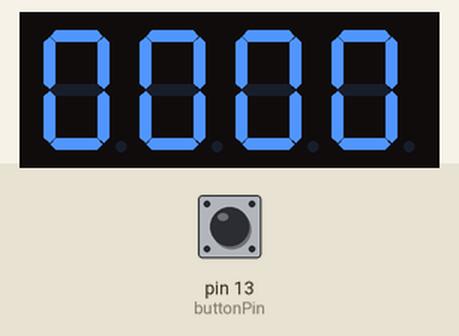
Bench run of a sketch on a simulated Arduino Uno, built with avr-gcc and run on an emulated ATmega328P. Shown: 4-digit seven-segment display. Wiring (inferred from the names in the program): 4-digit 7-segment display, segments lit when HIGH: segments pin 2, pin 3, pin 4, pin 5, pin 6, pin 7, pin 8; digit selects pin 9, pin 10, pin 11, pin 12. Inputs (shaded band) come from the test bench; at power-on: pin 13 (buttonPin) LOW. The segment pins are drawn as the display they are named for.

Above: at 1.2 s.
1.3 s: pin 13 (buttonPin) pulled HIGH for 0.15 s
At 2.7 s:
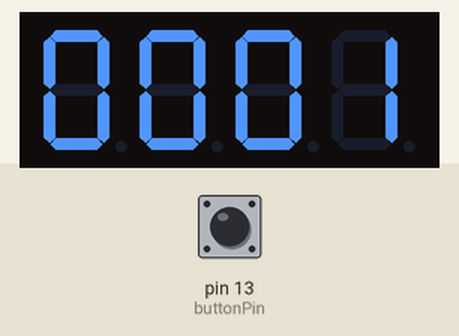
3.0 s: pin 13 (buttonPin) pulled HIGH for 1 s
At 5.0 s:
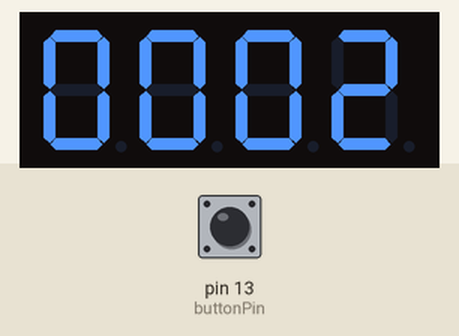
5.5 s: pin 13 (buttonPin) pulled HIGH for 0.15 s
At 6.1 s:
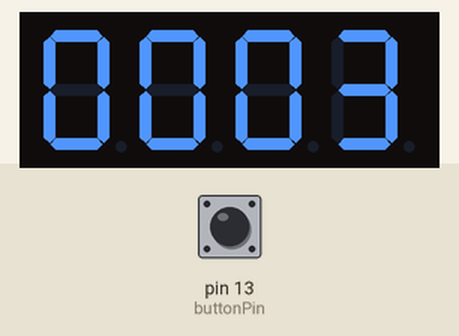
7.2 s: pin 13 (buttonPin) pulled HIGH for 1 s
At 9.4 s:
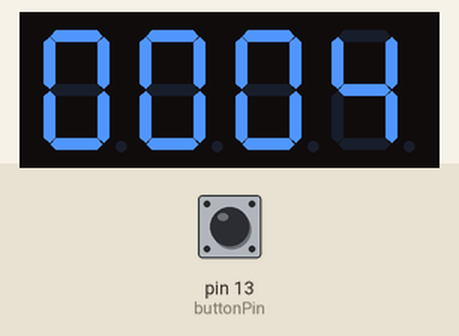
Timing chart, 0 to 10.7 s (numbered marks = the images above; inputs shaded):
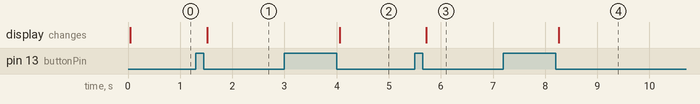

Measured:
- after the input at 1.3 s, the display: changes after 0.22 s (image 1)
- after the input at 3.0 s, the display: changes after 1.1 s (image 2)
- after the input at 5.5 s, the display: changes after 0.22 s (image 3)
- after the input at 7.2 s, the display: changes after 1.1 s (image 4)

The sketch:

sketch_oct25b.ino
```cpp
// Output pins 2-12 are used to drive the display
byte pinA = 2;       // Pin 11 on display
byte pinB = 3;       // Pin 7 on display
byte pinC = 4;       // Pin 4 on display
byte pinD = 5;       // Pin 2 on display
byte pinE = 6;       // Pin 1 on display
byte pinF= 7;        // Pin 10 on display
byte pinG = 8;       // Pin 5 on display
byte D1 = 9;         // Pin 12 on display
byte D2 = 10;        // Pin 9 on display
byte D3 = 11;        // Pin 8 on display
byte D4 = 12;        // Pin 6 on display
byte buttonPin = 13; // Button to control counter

bool buttonPressed;

// Some global variables used for counting functions
byte countButtonPress = 0;
byte count1 = 0;
byte count2 = 0;
byte count3 = 0;
byte count4 = 0;

void setup()
{ // Put your setup code here, to run once:
  pinMode(pinA, OUTPUT);
  pinMode(pinB, OUTPUT);
  pinMode(pinC, OUTPUT);
  pinMode(pinD, OUTPUT);
  pinMode(pinE, OUTPUT);
  pinMode(pinF, OUTPUT);
  pinMode(pinG, OUTPUT);
  pinMode(D1, OUTPUT);
  pinMode(D2, OUTPUT);
  pinMode(D3, OUTPUT);
  pinMode(D4, OUTPUT);
  pinMode(buttonPin, INPUT);
}

void loop() // Put your main code here, to run repeatedly:
{
  if (digitalRead(buttonPin) == HIGH)
  {
    buttonPressed = true;
  }

  if (buttonPressed == true)
  {
    buttonPressed = false;
    countButtonPress++;
    DisplayCount();

    return;
  }

  DisplayCount();

  if(countButtonPress > 0)
  {
    count1++;
    countButtonPress = 0;
  }

  if(count1 > 9)
  {
    count1 = 0;
    count2++;
  }

  if(count2 > 9)
  {
    count2 = 0;
    count3++;
  }

  if (count3 > 9)
  {
    count3 = 0;
    count4++;
  }

  if (count4 > 9)
  {
    count4 = 0;
  }
}

void DisplayCount()
{
  DigitSelect(1, count1);
  delay(3);
  DigitSelect(2, count2);
  delay(3);
  DigitSelect(3, count3);
  delay(3);
  DigitSelect(4, count4);
  delay(3);
}

void DigitSelect(int digit, int count)
{
  switch(digit)
   {
      case 1:
      FourthDigit();
      break;

      case 2:
      ThirdDigit();
      break;

      case 3:
      SecondDigit();
      break;

      case 4:
      FirstDigit();
      break;
   }

   switch(count)
   {
      case 0:
      DisplayZero();
      break;

      case 1:
      DisplayOne();
      break;

      case 2:
      DisplayTwo();
      break;

      case 3:
      DisplayThree();
      break;

      case 4:
      DisplayFour();
      break;

      case 5:
      DisplayFive();
      break;

      case 6:
      DisplaySix();
      break;

      case 7:
      DisplaySeven();
      break;

      case 8:
      DisplayEight();
      break;

      case 9:
      DisplayNine();
      break;
   }
}

void FirstDigit()// Select the 1st digit (Numbered 1 to 4 left to right)
{
  digitalWrite(D1, LOW);
  digitalWrite(D2, HIGH);
  digitalWrite(D3, HIGH);
  digitalWrite(D4, HIGH);
}

void SecondDigit()// Select the 2nd digit
{
  digitalWrite(D1, HIGH);
  digitalWrite(D2, LOW);
  digitalWrite(D3, HIGH);
  digitalWrite(D4, HIGH);
}

void ThirdDigit()// Select the 3rd digit
{
  digitalWrite(D1, HIGH);
  digitalWrite(D2, HIGH);
  digitalWrite(D3, LOW);
  digitalWrite(D4, HIGH);
}

void FourthDigit()// Select the 4th digit
{
  digitalWrite(D1, HIGH);
  digitalWrite(D2, HIGH);
  digitalWrite(D3, HIGH);
  digitalWrite(D4, LOW);
}

void DisplayZero()
{
  //Output "0"
  digitalWrite(pinA, HIGH);
  digitalWrite(pinB, HIGH);
  digitalWrite(pinC, HIGH);
  digitalWrite(pinD, HIGH);
  digitalWrite(pinE, HIGH);
  digitalWrite(pinF, HIGH);
  digitalWrite(pinG, LOW);
}

void DisplayOne()
{
  //Output "1"
  digitalWrite(pinA, LOW);
  digitalWrite(pinB, HIGH);
  digitalWrite(pinC, HIGH);
  digitalWrite(pinD, LOW);
  digitalWrite(pinE, LOW);
  digitalWrite(pinF, LOW);
  digitalWrite(pinG, LOW);
}

void DisplayTwo()
{
  //Output "2"
  digitalWrite(pinA, HIGH);
  digitalWrite(pinB, HIGH);
  digitalWrite(pinC, LOW);
  digitalWrite(pinD, HIGH);
  digitalWrite(pinE, HIGH);
  digitalWrite(pinF, LOW);
  digitalWrite(pinG, HIGH);
}

void DisplayThree()
{
  //Output "3"
  digitalWrite(pinA, HIGH);
  digitalWrite(pinB, HIGH);
  digitalWrite(pinC, HIGH);
  digitalWrite(pinD, HIGH);
  digitalWrite(pinE, LOW);
  digitalWrite(pinF, LOW);
  digitalWrite(pinG, HIGH);
}

void DisplayFour()
{
  //Output "4"
  digitalWrite(pinA, LOW);
  digitalWrite(pinB, HIGH);
  digitalWrite(pinC, HIGH);
  digitalWrite(pinD, LOW);
  digitalWrite(pinE, LOW);
  digitalWrite(pinF, HIGH);
  digitalWrite(pinG, HIGH);
}

void DisplayFive()
{
  //Output "5"
  digitalWrite(pinA, HIGH);
  digitalWrite(pinB, LOW);
  digitalWrite(pinC, HIGH);
  digitalWrite(pinD, HIGH);
  digitalWrite(pinE, LOW);
  digitalWrite(pinF, HIGH);
  digitalWrite(pinG, HIGH);
}

void DisplaySix()
{
  //Output "6"
  digitalWrite(pinA, HIGH);
  digitalWrite(pinB, LOW);
  digitalWrite(pinC, HIGH);
  digitalWrite(pinD, HIGH);
  digitalWrite(pinE, HIGH);
  digitalWrite(pinF, HIGH);
  digitalWrite(pinG, HIGH);
}

void DisplaySeven()
{
  //Output "7"
  digitalWrite(pinA, HIGH);
  digitalWrite(pinB, HIGH);
  digitalWrite(pinC, HIGH);
  digitalWrite(pinD, LOW);
  digitalWrite(pinE, LOW);
  digitalWrite(pinF, LOW);
  digitalWrite(pinG, LOW);
}

void DisplayEight()
{
  //Output "8"
  digitalWrite(pinA, HIGH);
  digitalWrite(pinB, HIGH);
  digitalWrite(pinC, HIGH);
  digitalWrite(pinD, HIGH);
  digitalWrite(pinE, HIGH);
  digitalWrite(pinF, HIGH);
  digitalWrite(pinG, HIGH);
}

void DisplayNine()
{
  //Output "9"
  digitalWrite(pinA, HIGH);
  digitalWrite(pinB, HIGH);
  digitalWrite(pinC, HIGH);
  digitalWrite(pinD, HIGH);
  digitalWrite(pinE, LOW);
  digitalWrite(pinF, HIGH);
  digitalWrite(pinG, HIGH);
}
```
